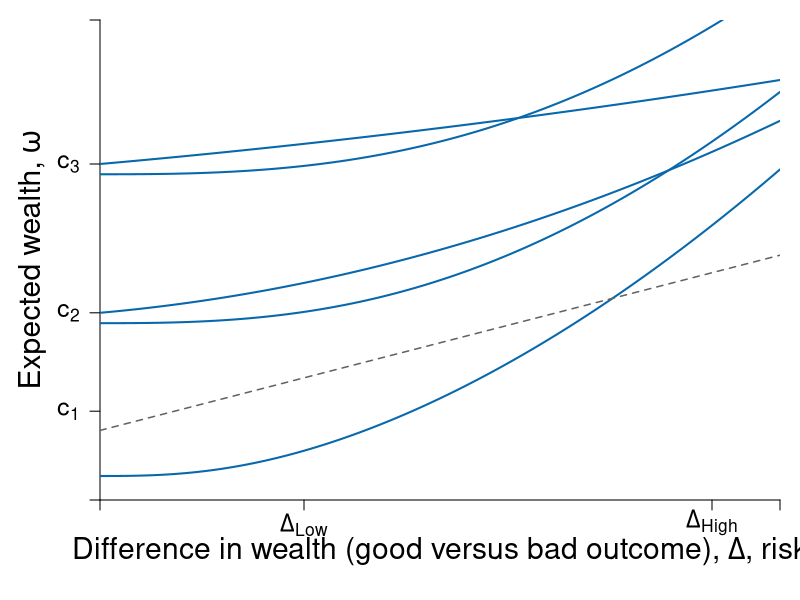

This figure's R source: (Note: this script raises an error after producing the figure.)
require(ggplot2)
require(shape)
#library(RColorBrewer)
pdf(file = "risk/risks_low_very.pdf", width = 9, height = 7)

# Set parameters for graphics
axislabelsize <- 1.8
labelsize <- 1.5
namesize <- 1.8
annotatesize <- 1.5
graphlinewidth <- 2
segmentlinewidth <- 1.5

COL <- c("#7fc97f", "#beaed4", "#fdc086", "#ffff99", "#386cb0", "#f0027f", "#bf5b17", "#666666")
COLA <- c("#e0f3db", "#99d8c9","#66c2a4","#41ae76", "#238b45", "#005824")
COLB <- c("#c6dbef", "#4eb3d3", "#2b8cbe", "#0868ac","#084081")
COLC <- c("#fcfbfd", "#efedf5", "#dadaeb", "#bcbddc", "#9e9ac8", "#807dba", "#6a51a3", "#54278f", "#3f007d")
grays <- gray.colors(25, start = 1, end = 0)

a <- c(2, 4, 6)
par(mar =  c(5, 5, 1, 1))
xlims <- c(0, 10)
ylims <- c(0, 20)

## u <- function(delta, y, b = 0.1, a = 1.5, c = 15){
##   y - b * delta^(c/y + a)
## }

u <- function(y, delta, a = 1.5, b = 0.1, c = 2){
  y^a - b * delta^c
}

indiff <- function(u, delta, a = 1.5, b = 0.1, c = 2){
  (u + b * delta^c )^(1/a)
}

slopeA <- function(g, slope1 = 0.25, slope2 = 0.08){
  slope1 + 2*slope2*g
}
 
tangentline <- function(g, intercept = 1, slope = 2){
  intercept + slope*g
}
 
indiffA2 <- function(g, intercept = 7.8, slope1 = 0.25, slope2 = 0.055){
  intercept  + slope1*g + slope2*g^2
}

slopeA2 <- function(g, slope1 = 0.25, slope2 = 0.055){
  slope1 + 2*slope2*g
}


slopeA3 <- function(g, slope1 = 0.25, slope2 = 0.01){
  slope1 + 2*slope2*g
}
tangentline2 <- function(g, intercept = 1, slope = 2){
  intercept + slope*g
}

#Plot command 
plot(0, 0, xlim = xlims, ylim = ylims, 
     type = "n",
     xlab = expression(paste("")),
     ylab = expression(paste("")), 
     axes = FALSE,
     cex.lab = axislabelsize, 
     bty = "n", 
     xaxs = "i", 
     yaxs = "i"
)

ticksx <- c(0, 3, 9, xlims[2])
xlabels <- c(NA, expression(paste(Delta[Low])), expression(paste(Delta[High])), NA)
ticksy <- c(0, 3.7, 7.8, 14, ylims[2])
ylabels <- c(NA, expression(paste(c[1])), expression(paste(c[2])), expression(paste(c[3])), NA)

axis(1, at = ticksx, pos = 0, labels = xlabels, cex.axis = labelsize)
axis(2, at = ticksy, pos = 0, labels = ylabels, las = 1, cex.axis = labelsize)

#Axis labels and draw linear utility function
mtext(expression(paste("Difference in wealth (good versus bad outcome), ", Delta, ", risk")), side = 1, line = 2.5, cex = axislabelsize)
text(-1, 0.5*ylims[2], expression(paste("Expected wealth, ", omega)), xpd = TRUE, cex = axislabelsize, srt = 90) 


npts <- 500 
xx1 <- seq(xlims[1], xlims[2], length.out = npts)
xx2 <- seq(ylims[1], ylims[2], length.out = npts)
#xx3 <- seq(7.5, 10.5, length.out = npts)
#xx4 <- seq(6.7594 - 1.75, 6.7594 + 1.75, length.out = npts)

#lines(xx1, riskreturn(xx1), col = COLA[4], lwd = graphlinewidth, lty = 1)
for (u in c(1,20,50) ){
 lines(xx1, indiff(u, xx1, c = 2.7), col = COLB[4], lwd = graphlinewidth, lty = 1)  
}


lines(xx1, indiffA2(xx1, intercept = 7.8, slope2 = 0.055), col = COLB[4], lwd = graphlinewidth, lty = 1)
lines(xx1, indiffA2(xx1, intercept = 14, slope2 = 0.01), col = COLB[4], lwd = graphlinewidth, lty = 1)

#lines(xx1, indiffA(xx1, intercept = 4.4), col = COLB[3], lwd = graphlinewidth, lty = 1)
lines(xx2, tangentline(xx2, intercept = 2.9, slope = slopeA(g = 3)), col = grays[22], lwd = segmentlinewidth, lty = 2)
lines(xx4, tangentline(xx4, intercept = -0.05, slope = slopeA(g = 6.7594)), col = grays[22], lwd = segmentlinewidth, lty = 2)

lines(xx2, tangentline2(xx2, intercept = 7.25, slope = slopeA2(g = 3)), col = grays[22], lwd = segmentlinewidth, lty = 2)

lines(xx2, tangentline2(xx2, intercept = 13.8, slope = slopeA3(g = 3)), col = grays[22], lwd = segmentlinewidth, lty = 2)

segments(3, 0, 3, ylims[2], lty = 2, col = grays[20], lwd = segmentlinewidth)
segments(9, 0, 9, ylims[2], lty = 2, col =grays[20], lwd = segmentlinewidth)

segments(0, indiffA2(3), xlims[2], indiffA2(3), lty = 2, col = grays[20], lwd = segmentlinewidth)

#Add points a, b, c and c
# segments(5.6, 0, 5.6, riskreturn(g = 5.6), lty = 2, col = "gray", lwd = segmentlinewidth)
# segments(0, riskreturn(g = 5.6), 5.6, riskreturn(g = 5.6), lty = 2, col = "gray", lwd = segmentlinewidth)
points(6.7594, indiffA(g = 6.7594), pch = 16, col = "black", cex = 1.5)
points(9, indiffA(g = 9), pch = 16, col = "black", cex = 1.5)
points(3, indiffA(g = 3), pch = 16, col = "black", cex = 1.5)
text(3 + 0.15, indiffA(g = 3) - 0.5, expression(e), cex = labelsize)
text(6.7594 + 0.15, indiffA(g = 6.7594) - 0.5, expression(g), cex = labelsize)
text(9 - 0.15, indiffA(g = 9) - 0.5, expression(h), cex = labelsize)



points(3, indiffA2(g = 3), pch = 16, col = "black", cex = 1.5)
text(3 + 0.15, indiffA2(g = 3) - 0.5, expression(f), cex = labelsize)

points(9, indiffA2(g = 9), pch = 16, col = "black", cex = 1.5)
text(9 + 0.15, indiffA2(g = 9) - 0.5, expression(i), cex = labelsize)


points(3, indiffA2(g = 3, intercept = 14, slope2 = 0.01), pch = 16, col = "black", cex = 1.5)
text(3 + 0.15, indiffA2(g = 3, intercept = 14, slope2 = 0.01) + 0.6, expression(k), cex = labelsize)

points(9, indiffA2(g = 9, intercept = 14, slope2 = 0.01), pch = 16, col = "black", cex = 1.5)
text(9 - 0.15, indiffA2(g = 9, intercept = 14, slope2 = 0.01) + 0.5, expression(j), cex = labelsize)
#Label value functions
text(11.8, 17, expression(u[1]), cex = labelsize)
text(6, 7.5, expression("very risk"), cex = labelsize)
text(6, 6.7, expression("averse"), cex = labelsize)

text(10.4, 17, expression(u[2]), cex = labelsize)
text(6, 13, expression("risk"), cex = labelsize)
text(6, 12.2, expression("averse"), cex = labelsize)


text(9.4, 17.7, expression(u[3]), cex = labelsize)
text(6, 17.5, expression("almost risk"), cex = labelsize)
text(6, 16.7, expression("neutral"), cex = labelsize)


dev.off()
